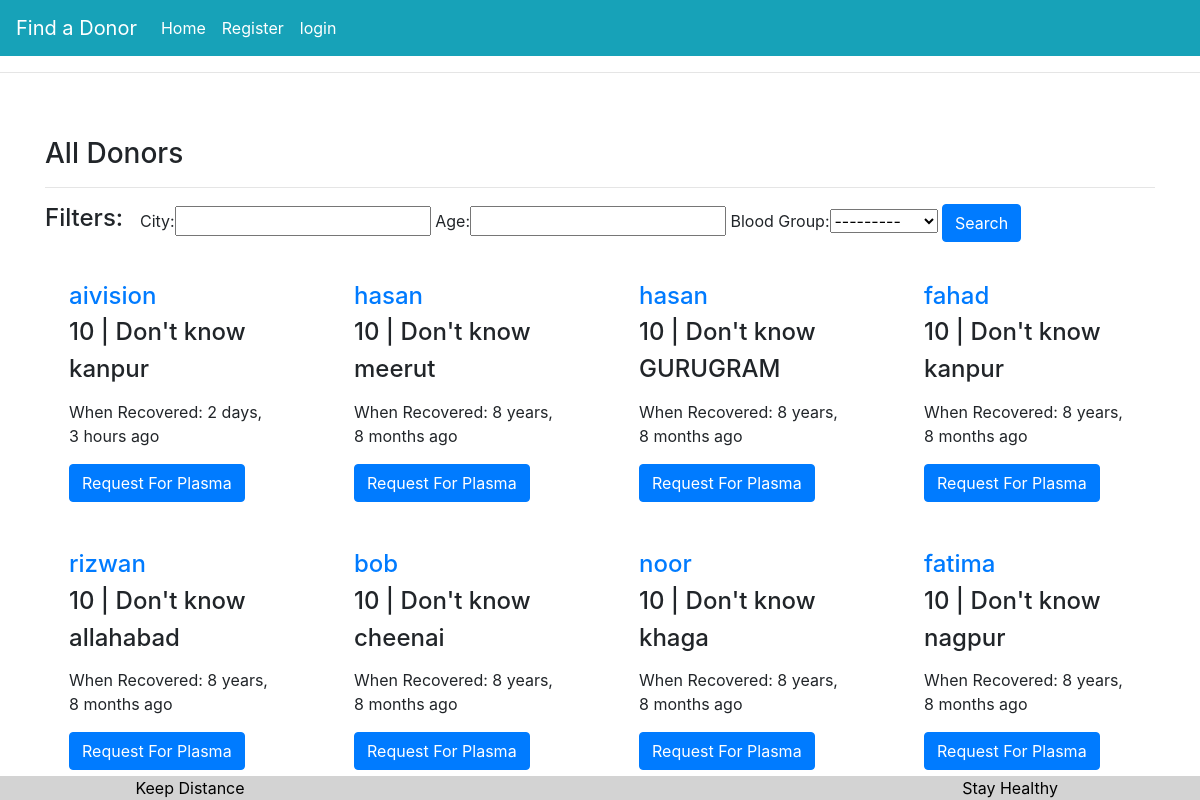
/explore/, run on the app's committed database.
### plasmadonor/models.py (models this page shows, shortened)
class Donor(models.Model):
    d_user = models.ForeignKey(Customer, on_delete=models.CASCADE)
    name = models.CharField(max_length=20)
    age=models.CharField(max_length=4)
    Blood_Group = models.CharField(max_length=50, choices=Blood_choices)
    city = models.CharField(max_length=20)
    when_Recovered= models.DateTimeField()
    description = models.CharField(max_length=80)

### plasmadonor/views.py (the view)
# urls.py: path("explore/", explore.as_view(), name="explore"),
class explore(TemplateView):
    template_name= "alldonor.html"
    def get_context_data(self, **kwargs):
        context = super().get_context_data(**kwargs)
        donor=Donor.objects.all()
        donorfilter=DonorFilter(self.request.GET, queryset=donor)
        donor=donorfilter.qs
        context['donorfilter']=donorfilter
        context['alldonors'] = donor
        return context

### templates/alldonor.html (shortened to what this page needs)
{% extends 'base.html' %}
{% block content %}
 <br>
 <br>
<div class="container">
    <h3>All Donors</h3><hr>
    <div class="row">
         <div class="col-sm-1">
           <h4>Filters: </h4>
         </div>
         <div class="col-sm-11">
           <form action="" method="get">
                {{donorfilter.form}}
                <button class="btn btn-primary">Search</button>
            </form>
        </div>
    </div>
    <div class="row">
        {% for donor in alldonors %}
        <div class="col-md-3">
            <div class="m-4">
            <h4><a href="#">{{donor.name}}</a></h4>
            <h4>{{donor.age}} | {{donor.Blood_Group}}  </h4>
            <h4>{{donor.city}}</h4>
            <p class="mt-3">When Recovered:  {{donor.when_Recovered|timesince}} ago</p>
            <a href="{% url 'plasmadonor:request' donor.id %}" class="btn btn-primary">Request For Plasma</a>
            </div>
        </div>
        {% empty %}
        <h4 class="col-md-6 offset-md-3"> No Donor found as per your filter. </h4>
        {% endfor %}
 </div>
</div>
{% endblock %}

### templates/base.html (shortened to what this page needs)
<html lang="en">
<head>
    <link rel="stylesheet" href="https://stackpath.bootstrapcdn.com/bootstrap/4.5.2/css/bootstrap.min.css">
</head>
<body>
    <nav class="navbar navbar-expand-lg navbar-dark bg-info">
        <a class="navbar-brand" href="{% url 'plasmadonor:home' %}">Find a Donor</a>
        <div class="collapse navbar-collapse" id="navbarSupportedContent">
            <ul class="navbar-nav mr-auto">
            <li class="nav-item active">
                <a class="nav-link" href="{% url 'plasmadonor:home' %}">Home </a>
            </li>
            {% if request.user.customer %}
            <li class="nav-item active">
                <a class="nav-link" href="{% url 'plasmadonor:customerlogout' %}">Logout </a>
            </li>
            <li class="nav-item active">
                <a class="nav-link" href="{% url 'plasmadonor:allrequest' %}">Manage Requests </a>
            </li>
            <li class="nav-item active">
                <a class="nav-link" href="{% url 'plasmadonor:requestmade' %}">Requests Made </a>
            </li>
            <li class="nav-item active">
                <a class="nav-link" href="{% url 'plasmadonor:managedonor' %}">Manage my donor </a>
            </li>
            {% else %}
            <li class="nav-item active">
                <a class="nav-link" href="{% url 'plasmadonor:customerregistration' %}">Register </a>
            </li>
            <li class="nav-item active">
                <a class="nav-link" href="{% url 'plasmadonor:customerlogin' %}">login </a>
            </li>
            {% endif %}
            </ul>
        </div>
        </nav>
    <hr>
{% block content %}
{% endblock %}
<footer style="text-align: center;position: fixed;left: 0;bottom: 0;width: 100%;background-color: lightgray;color: Black;">
    <div class="row align-items-end">
    <div class="col">
      Keep Distance
    </div>
    <div class="col">
      Stay Healthy
    </div>
  </div>
    </footer>
</body>
</html>

### data on the page
Donor: name "aivision", age "10", Blood_Group "Don't know", city "kanpur", when_Recovered "2 days, 3 hours"
Donor: name "hasan", age "10", Blood_Group "Don't know", city "meerut", when_Recovered "8 years, 8 months"
Donor: name "hasan", age "10", Blood_Group "Don't know", city "GURUGRAM", when_Recovered "8 years, 8 months"
Donor: name "fahad", age "10", Blood_Group "Don't know", city "kanpur", when_Recovered "8 years, 8 months"
Donor: name "rizwan", age "10", Blood_Group "Don't know", city "allahabad", when_Recovered "8 years, 8 months"
Donor: name "bob", age "10", Blood_Group "Don't know", city "cheenai", when_Recovered "8 years, 8 months"
Donor: name "noor", age "10", Blood_Group "Don't know", city "khaga", when_Recovered "8 years, 8 months"
Donor: name "fatima", age "10", Blood_Group "Don't know", city "nagpur", when_Recovered "8 years, 8 months"
